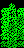

The image is a tile-based game level rendered from a .tmx file. Its description and complete source (layers, tilesets, objects, tile grids) follow:
An orthogonal 3x6 tile map with 8x8 px tiles, 1 tile layer (bush-1).

<map version="1.8" tiledversion="1.8.4" orientation="orthogonal" renderorder="right-down" width="3" height="6" tilewidth="8" tileheight="8" infinite="0" nextlayerid="2" nextobjectid="1">
 <tileset firstgid="1" source="../tileset/tileset.tsx" />
 <layer id="1" name="bush-1" width="3" height="6">
  <data encoding="csv">
1,71,1,
72,73,72,
78,73,74,
72,74,79,
78,79,74,
94,74,95
</data>
 </layer>
</map>
